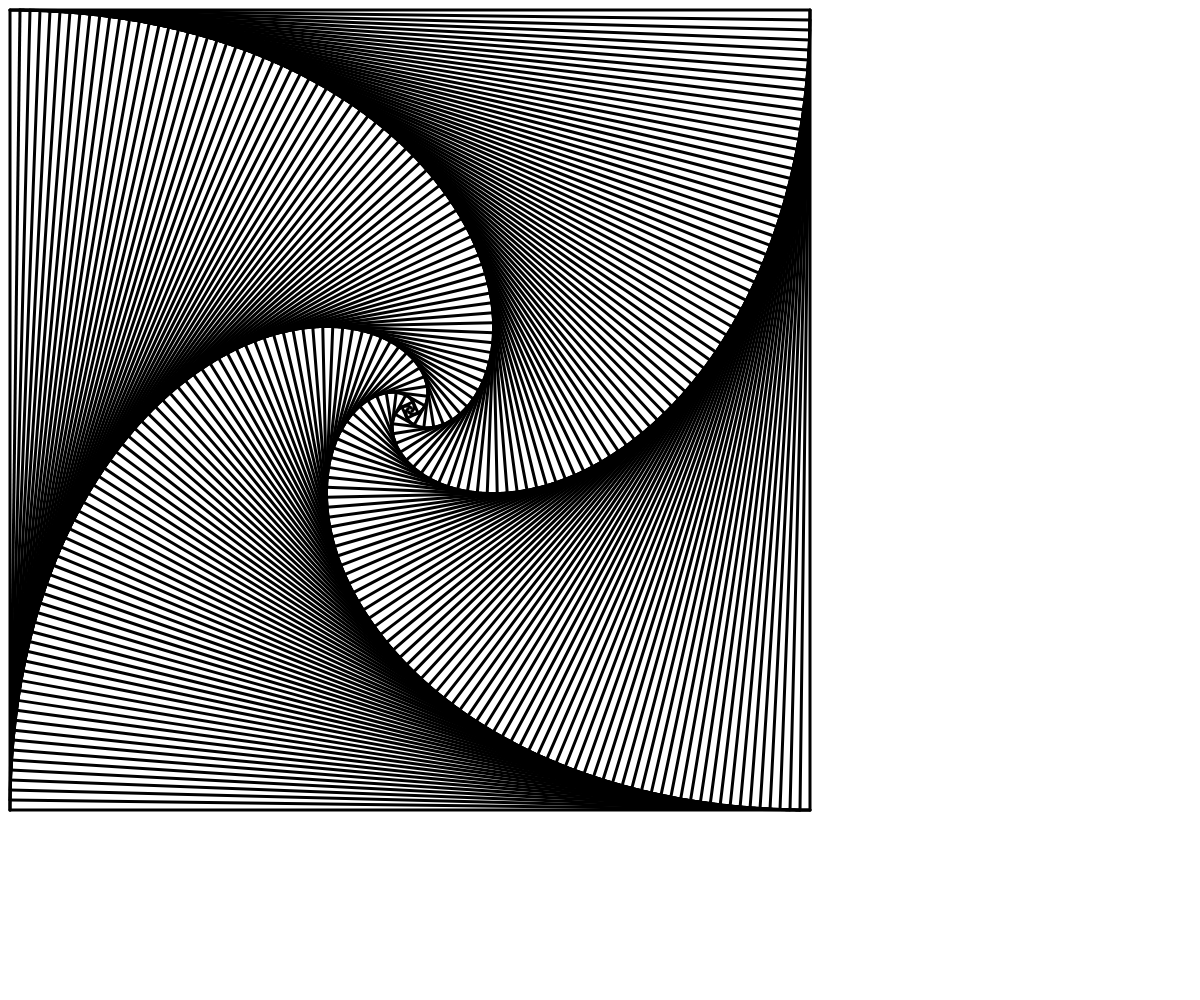
Frame 1 (no input)
Frame 2 (the mouse pressed at the canvas centre, redrawn once): blank canvas, image omitted

The p5.js sketch that drew this single still picture (run headless with seeded random() and noise() and a simulated clock; the mouse was pressed at the canvas centre and the sketch redrawn once):

// p5.js sketch
// ── sketch.js
let bug1
let bug2
let bug3
let bug4
let box_size = 800
function setup() {
  createCanvas(windowWidth, windowHeight);
  bug1 = new Bug(0,0,color(0,0,0))
  bug2 = new Bug(box_size, 0,color(0,0,0))
  bug3 = new Bug(box_size,box_size,color(0,0,0))
  bug4 = new Bug(0,box_size,color(0,0,0))
  noLoop();
}

function draw() {
  background(255)
  translate(10,10)
  smooth()
  stroke(0)
  strokeCap(ROUND)
  strokeJoin(ROUND)
  strokeWeight(3)
  bug1.show()
  bug2.show()
  bug3.show()
  bug4.show()

  for(i = 0; i < 800; i++){
    let bug1_current_position = createVector(bug1.get_position().x, bug1.get_position().y)
    let bug2_current_position = createVector(bug2.get_position().x, bug2.get_position().y)
    let bug3_current_position = createVector(bug3.get_position().x, bug3.get_position().y)
    let bug4_current_position = createVector(bug4.get_position().x, bug4.get_position().y)
    if (i % 10 == 0) {
      line(bug1_current_position.x, bug1_current_position.y, bug2_current_position.x, bug2_current_position.y)
      line(bug2_current_position.x, bug2_current_position.y, bug3_current_position.x, bug3_current_position.y)
      line(bug3_current_position.x, bug3_current_position.y, bug4_current_position.x, bug4_current_position.y)
      line(bug4_current_position.x, bug4_current_position.y, bug1_current_position.x, bug1_current_position.y)
    }
    bug1.update(bug2_current_position)
    bug2.update(bug3_current_position)
    bug3.update(bug4_current_position)
    bug4.update(bug1_current_position)
    bug1.show()
    bug2.show()
    bug3.show()
    bug4.show()
  }
}

function windowRebox_sized() {
  rebox_sizeCanvas(windowWidth, windowHeight);
}

// ── Bug.js
class Bug
{
  constructor(x,y,colour)
  {
    this.pos = createVector(x,y);
    this.colour = colour;
  }
  
  update(other_bugs_position) 
  {
    // Calculate vector
    this.pos.add(p5.Vector.normalize(p5.Vector.sub(other_bugs_position, this.pos)))
  }

  get_position(){
    return {x: this.pos.x, y: this.pos.y}
  }
  
  show()
  {
    stroke(this.colour);
    //strokeWeight(2);
    point(this.pos.x, this.pos.y); 
  }
  
}
